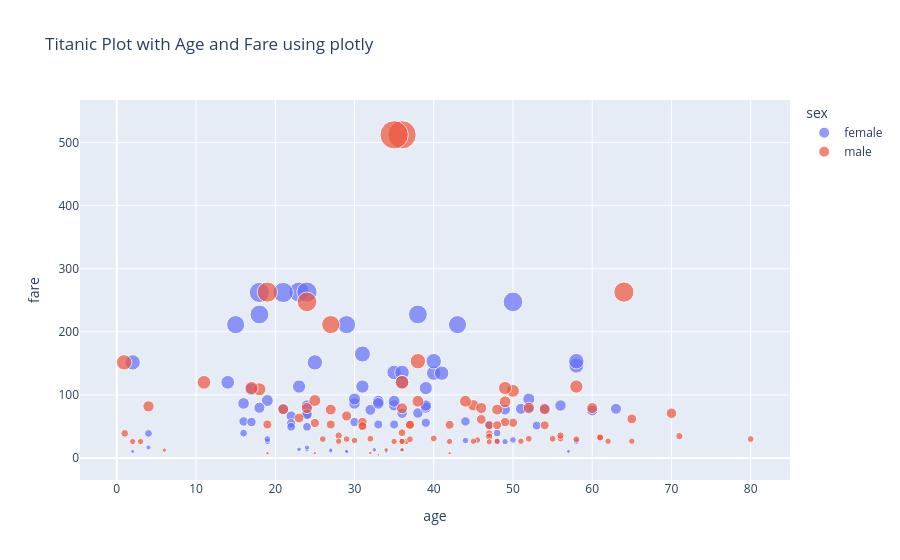

Write notebook code for a chart like this one.
### Code cell
#df.dropna(inplace=True)
fig = px.scatter(df, x="age", y="fare",color='sex',size='fare', title="Titanic Plot with Age and Fare using plotly")
fig.write_image("plots/Titanic bubble.png")
fig.show()
